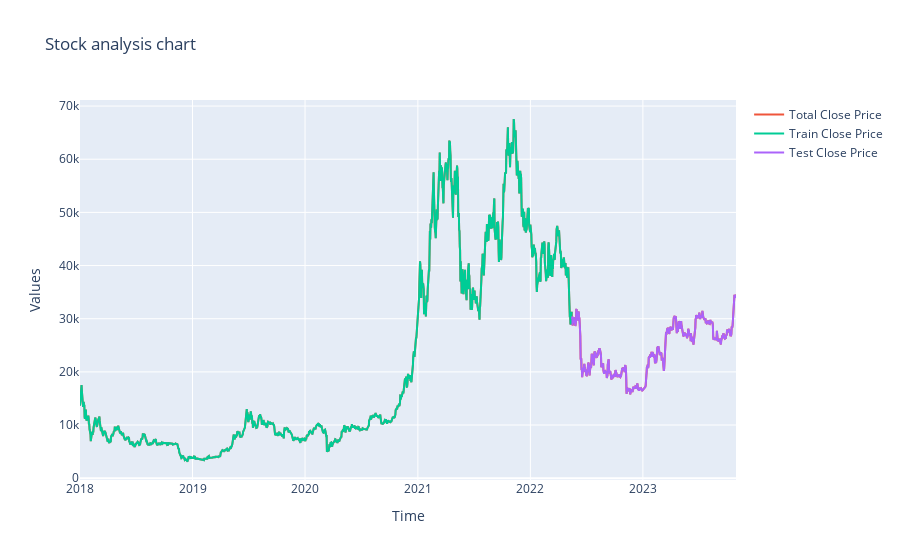

Notebook code cell kept with this figure:
### Code cell
fig=px.line(title='Stock analysis chart').update_layout(
    xaxis_title="Time", yaxis_title="Values")
fig.add_scatter(x=data.index, y= data['Close'], name= "Total Close Price")
fig.add_scatter(x=train_data.index, y= train_data['Close'], name= "Train Close Price")
fig.add_scatter(x=test_data.index, y=test_data['Close'], name= "Test Close Price")

### Figure 1 — Plotly figure (JSON) as saved in the notebook; plotly's stock layout.template omitted (floating-point values rounded to 4 significant figures; data arrays with more than 128 entries replaced by an {"elided": "..."} marker saying what was removed)
{"data": [{"hovertemplate": "<extra></extra>", "legendgroup": "", "line": {"color": "#636efa", "dash": "solid"}, "marker": {"symbol": "circle"}, "mode": "lines", "name": "", "orientation": "v", "showlegend": false, "type": "scatter", "xaxis": "x", "yaxis": "y"}, {"name": "Total Close Price", "type": "scatter", "x": {"elided": "2129 str values"}, "y": {"elided": "2129 float values"}}, {"name": "Train Close Price", "type": "scatter", "x": {"elided": "1596 str values"}, "y": {"elided": "1596 float values"}}, {"name": "Test Close Price", "type": "scatter", "x": {"elided": "533 str values"}, "y": {"elided": "533 float values"}}], "layout": {"autosize": true, "legend": {"tracegroupgap": 0}, "title": {"text": "Stock analysis chart"}, "xaxis": {"anchor": "y", "autorange": true, "domain": [0, 1], "range": ["2018-01-01", "2023-10-30"], "title": {"text": "Time"}, "type": "date"}, "yaxis": {"anchor": "x", "autorange": true, "domain": [0, 1], "range": [-337.1, 71140.0], "title": {"text": "Values"}, "type": "linear"}}}
